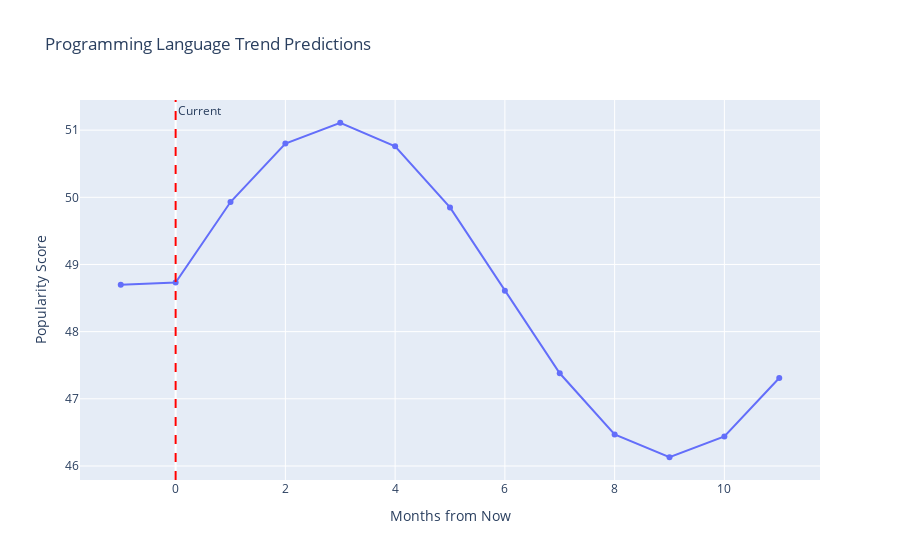

Notebook code for this chart:
### Markdown cell above
## Example 4: Trend Predictions

### Code cell
# Analyze trend predictions
predictions = analysis_results.get('predictions', {})

if predictions:
    print("Trend Predictions:")

    # Create DataFrame for predictions (optional, for tabular display)
    pred_data = []
    for language, pred in predictions.items():
        pred_data.append({
            'Language': language,
            'Current Score': pred['current_score'],
            'Growth Rate (%)': pred['growth_rate'],
            'Trend Direction': pred['trend_direction'],
            'Confidence (%)': pred['confidence']
        })

    df_predictions = pd.DataFrame(pred_data)
    df_predictions = df_predictions.sort_values('Growth Rate (%)', ascending=False)
    display(df_predictions)

    # Use the inbuilt visualization function
    from github_repository_analyzer.visualizer import VisualizationEngine
    visualizer = VisualizationEngine(repositories_data=analyzer.repositories_data)
    fig = visualizer.create_trend_prediction_chart(predictions)
    fig.show()

### Figure 1 — Plotly figure (JSON) as saved in the notebook; plotly's stock layout.template omitted (floating-point values rounded to 4 significant figures)
{"data": [{"line": {"width": 2}, "marker": {"size": 6}, "mode": "lines+markers", "name": "NaT (down)", "x": [-1, 0, 1, 2, 3, 4, 5, 6, 7, 8, 9, 10, 11], "y": [48.7, 48.73, 49.93, 50.8, 51.11, 50.76, 49.85, 48.61, 47.38, 46.47, 46.13, 46.44, 47.31], "type": "scatter"}], "layout": {"title": {"text": "Programming Language Trend Predictions"}, "xaxis": {"title": {"text": "Months from Now"}}, "yaxis": {"title": {"text": "Popularity Score"}}, "hovermode": "x unified", "shapes": [{"line": {"color": "red", "dash": "dash"}, "type": "line", "x0": 0, "x1": 0, "xref": "x", "y0": 0, "y1": 1, "yref": "y domain"}], "annotations": [{"showarrow": false, "text": "Current", "x": 0, "xanchor": "left", "xref": "x", "y": 1, "yanchor": "top", "yref": "y domain"}]}}
